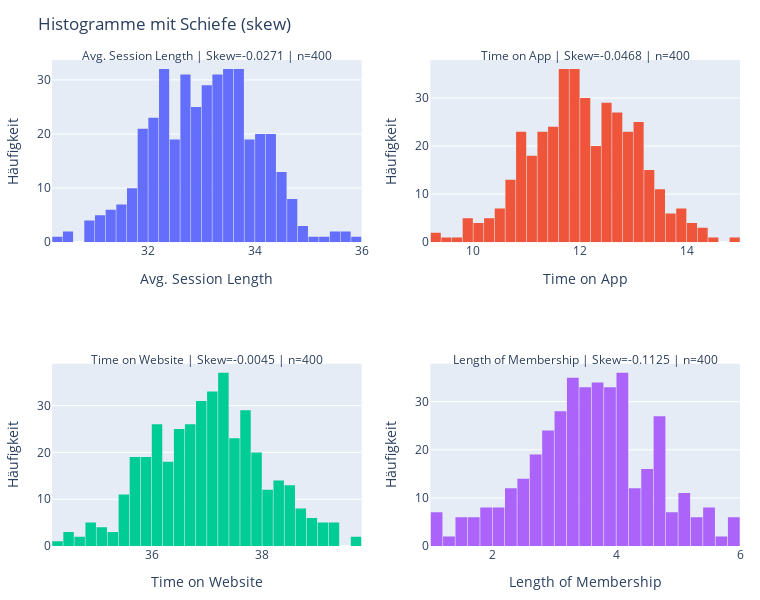

The cell this chart's notebook holds for it:
### Markdown cell above
### 3.3 Verteilung der Daten prüfen
Jetzt können wir die Verteilung der kontinuierlichen Spalten begutachten. Dazu betrachten wir die sogenannte Skewness, diese Kenngröße beschreibt wie symmetrisch oder schief die Verteilung unserer Daten sind:

- 0: Symmetrische Verteilung (ähnlich Normalverteilung)
- > 0: Rechts-schiefe Verteilung
- < 0: Links-schiefe Verteilung

### Code cell
from eda import hist_skew_matrix

fig8, sk = hist_skew_matrix(X_train_clipped, columns=num_cols)
fig8

### Figure 1 — Plotly figure (JSON) as saved in the notebook; plotly's stock layout.template omitted (floating-point values rounded to 4 significant figures; data arrays with more than 128 entries replaced by an {"elided": "..."} marker saying what was removed)
{"data": [{"name": "Avg. Session Length", "nbinsx": 30, "showlegend": false, "type": "histogram", "x": {"elided": "400 float values"}, "xaxis": "x", "yaxis": "y"}, {"name": "Time on App", "nbinsx": 30, "showlegend": false, "type": "histogram", "x": {"elided": "400 float values"}, "xaxis": "x2", "yaxis": "y2"}, {"name": "Time on Website", "nbinsx": 30, "showlegend": false, "type": "histogram", "x": {"elided": "400 float values"}, "xaxis": "x3", "yaxis": "y3"}, {"name": "Length of Membership", "nbinsx": 30, "showlegend": false, "type": "histogram", "x": {"elided": "400 float values"}, "xaxis": "x4", "yaxis": "y4"}], "layout": {"annotations": [{"showarrow": false, "text": "Avg. Session Length | Skew=-0.0271 | n=400", "x": 0.5, "xref": "x domain", "y": 1.08, "yref": "y domain"}, {"showarrow": false, "text": "Time on App | Skew=-0.0468 | n=400", "x": 0.5, "xref": "x2 domain", "y": 1.08, "yref": "y2 domain"}, {"showarrow": false, "text": "Time on Website | Skew=-0.0045 | n=400", "x": 0.5, "xref": "x3 domain", "y": 1.08, "yref": "y3 domain"}, {"showarrow": false, "text": "Length of Membership | Skew=-0.1125 | n=400", "x": 0.5, "xref": "x4 domain", "y": 1.08, "yref": "y4 domain"}], "bargap": 0.05, "height": 600, "margin": {"b": 40, "l": 40, "r": 20, "t": 60}, "showlegend": false, "title": {"text": "Histogramme mit Schiefe (skew)"}, "width": 760, "xaxis": {"anchor": "y", "domain": [0, 0.45], "title": {"text": "Avg. Session Length"}}, "xaxis2": {"anchor": "y2", "domain": [0.55, 1], "title": {"text": "Time on App"}}, "xaxis3": {"anchor": "y3", "domain": [0, 0.45], "title": {"text": "Time on Website"}}, "xaxis4": {"anchor": "y4", "domain": [0.55, 1], "title": {"text": "Length of Membership"}}, "yaxis": {"anchor": "x", "domain": [0.625, 1], "title": {"text": "Häufigkeit"}}, "yaxis2": {"anchor": "x2", "domain": [0.625, 1], "title": {"text": "Häufigkeit"}}, "yaxis3": {"anchor": "x3", "domain": [0, 0.375], "title": {"text": "Häufigkeit"}}, "yaxis4": {"anchor": "x4", "domain": [0, 0.375], "title": {"text": "Häufigkeit"}}}}
